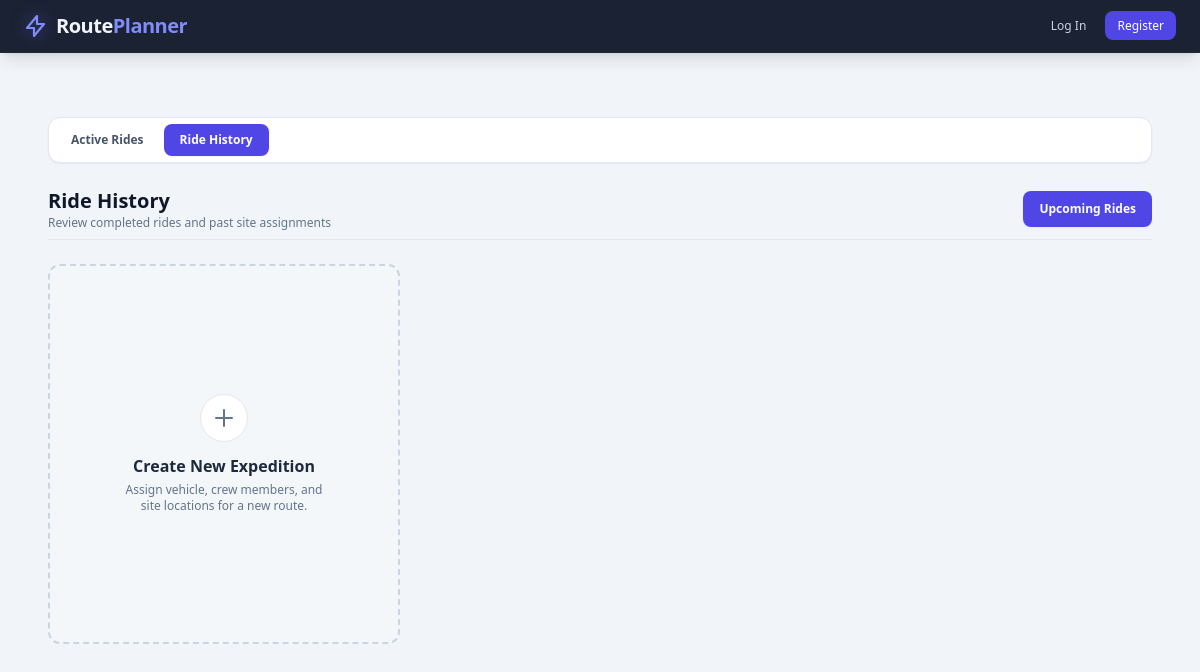
Page /trips/?view=history on the earlier database version.
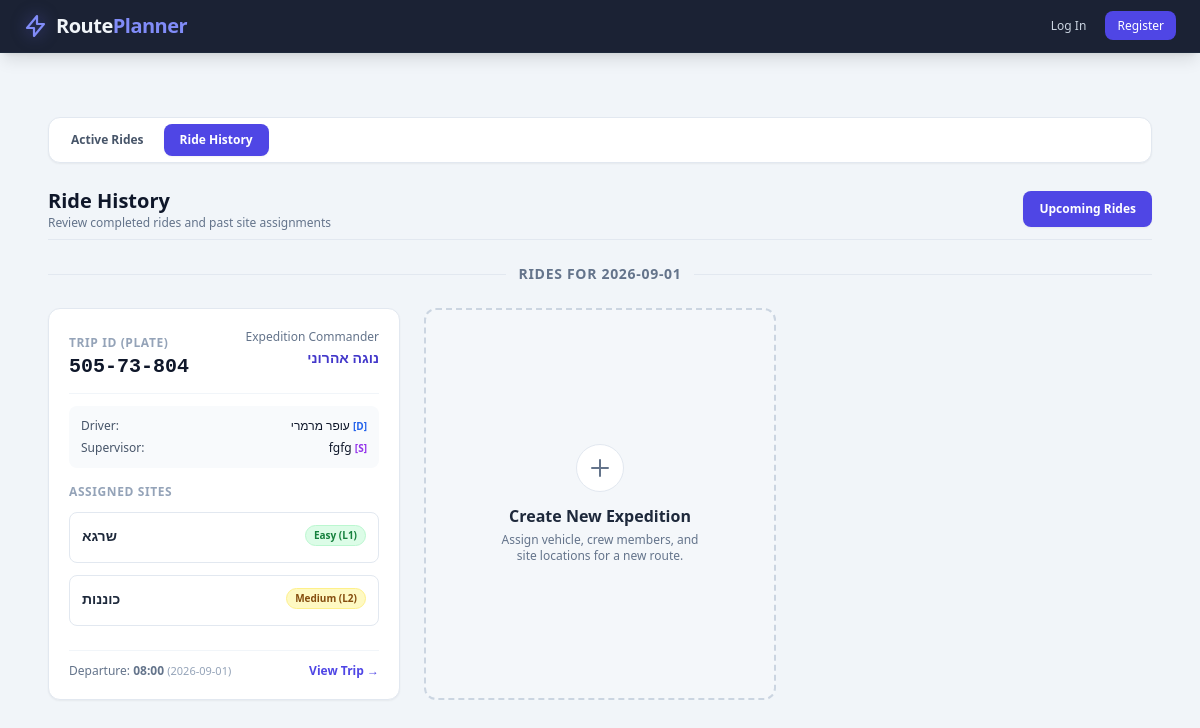
Same page on the later database version.
### app/models.py (models this page shows, shortened)
class Trip(db.Model):
    __tablename__ = 'trips'
    is_draft = db.Column(db.Boolean, default=False, nullable=False)
    user_id = db.Column(db.String(50), db.ForeignKey('users.id'), nullable=False)
    id = db.Column(db.Integer, primary_key=True, autoincrement=True)
    car_license_plate = db.Column(db.String(20), db.ForeignKey('cars.license_plate'), nullable=False)
    commander = db.Column(db.String(100), nullable=False)
    driver = db.Column(db.String(100), nullable=False)
    supervisor = db.Column(db.String(100), nullable=False)
    passengers = db.Column(db.Text, nullable=True)
    departure_date = db.Column(db.Date, nullable=False, default=date.today)
    departure_time = db.Column(db.String(10), nullable=False)
    est_duration = db.Column(db.Float, nullable=True)
    notes = db.Column(db.Text, nullable=True)
    created_at = db.Column(db.DateTime, default=datetime.utcnow, nullable=False)
    car = db.relationship('Car', backref=db.backref('trips', lazy=True))
    assigned_sites = db.relationship('TripSite', backref='trip', cascade="all, delete-orphan")

class TripSite(db.Model):
    __tablename__ = 'trip_sites'
    id = db.Column(db.Integer, primary_key=True, autoincrement=True)
    trip_id = db.Column(db.Integer, db.ForeignKey('trips.id'), nullable=False)
    site_name = db.Column(db.String(150), nullable=False)
    difficulty = db.Column(db.String(50), nullable=True)
    work_description = db.Column(db.Text, nullable=True)

### app/routes/trips.py (the view, shortened to what this page needs)
@trips_bp.route('/', methods=['GET'])
def list_trips():
    selected_view = request.args.get('view', 'all')
    if selected_view == 'history':
        rides = Trip.query.filter(
            Trip.is_draft == False,
            Trip.departure_date < date.today()
        ).order_by(Trip.departure_date.desc(), Trip.departure_time.desc()).all()
    elif selected_view == 'mine' and current_user.is_authenticated:
        rides = Trip.query.filter(
            Trip.user_id == current_user.id
        ).order_by(Trip.departure_date.asc(), Trip.departure_time.asc()).all()
    return render_template('trips.html', rides=rides, selected_view=selected_view)

### app/templates/trips.HTML (shortened to what this page needs)
{% extends 'base.html' %}
{% block content %}
<div id="expedition-app" class="max-w-7xl mx-auto p-4 sm:p-6">
    <div id="page-list" class="space-y-6">
          <nav class="flex items-center gap-1 overflow-x-auto bg-white dark:bg-slate-800 p-1.5 rounded-xl border border-slate-200 dark:border-slate-700 shadow-sm" aria-label="Trip views">
                <a href="{{ url_for('trips.list_trips', view='all') }}"
                    class="px-4 py-2 rounded-lg text-xs font-semibold whitespace-nowrap transition {% if selected_view == 'all' %}bg-indigo-600 text-white shadow-sm{% else %}text-slate-600 dark:text-slate-300 hover:bg-slate-100 dark:hover:bg-slate-700{% endif %}"
                    data-en="Active Rides" data-he="נסיעות פעילות">Active Rides</a>
                <a href="{{ url_for('trips.list_trips', view='history') }}"
                    class="px-4 py-2 rounded-lg text-xs font-semibold whitespace-nowrap transition {% if selected_view == 'history' %}bg-indigo-600 text-white shadow-sm{% else %}text-slate-600 dark:text-slate-300 hover:bg-slate-100 dark:hover:bg-slate-700{% endif %}"
                    data-en="Ride History" data-he="היסטוריית נסיעות">Ride History</a>
          </nav>
        <div class="flex justify-between items-center pb-2 border-b border-slate-200 dark:border-slate-700">
            <div>
            {% if selected_view == 'history' %}
            <h2 class="text-xl font-bold text-slate-900 dark:text-slate-100" data-en="Ride History" data-he="היסטוריית נסיעות">Ride History</h2>
            <p class="text-xs text-slate-500 dark:text-slate-400" data-en="Review completed rides and past site assignments" data-he="צפייה בנסיעות שהסתיימו ובמשימות עבר">Review completed rides and past site assignments</p>
            {% elif selected_view == 'mine' %}
            <h2 class="text-xl font-bold text-slate-900 dark:text-slate-100" data-en="My Rides" data-he="הנסיעות שלי">My Rides</h2>
            <p class="text-xs text-slate-500 dark:text-slate-400" data-en="Manage rides created by you" data-he="ניהול נסיעות שיצרת">Manage rides created by you</p>
            {% endif %}
            </div>
            {% if selected_view == 'history' %}
            <a href="{{ url_for('trips.list_trips', view='all') }}" class="inline-flex items-center gap-2 bg-indigo-600 hover:bg-indigo-700 active:bg-indigo-800 text-white text-xs font-semibold px-4 py-2.5 rounded-lg shadow-sm transition cursor-pointer">
                <span data-en="Upcoming Rides" data-he="נסיעות קרובות">Upcoming Rides</span>
            </a>
            {% endif %}
        </div>
        <div class="grid grid-cols-1 md:grid-cols-2 lg:grid-cols-3 gap-6">
            {% set date_state = namespace(value='__unset__') %}
           {% for ride in rides %}
{% set ride_date = ride.departure_date|string if ride.departure_date else 'no-date' %}
{% if ride_date != date_state.value %}
            <div class="col-span-full flex items-center gap-3 pt-2 first:pt-0">
                <div class="h-px flex-1 bg-slate-200 dark:bg-slate-700"></div>
                <h3 class="text-sm font-bold uppercase tracking-wider text-slate-500 dark:text-slate-400 whitespace-nowrap">
                    {% if ride.departure_date %}
                    <span data-en="Rides for {{ ride.departure_date }}" data-he="נסיעות בתאריך {{ ride.departure_date }}">Rides for {{ ride.departure_date }}</span>
                    {% else %}
                    <span data-en="Date not set" data-he="תאריך לא הוגדר">Date not set</span>
                    {% endif %}
                </h3>
                <div class="h-px flex-1 bg-slate-200 dark:bg-slate-700"></div>
            </div>
{% set date_state.value = ride_date %}
{% endif %}
<div class="bg-white dark:bg-slate-800 rounded-xl shadow-sm border border-slate-200 dark:border-slate-700 p-5 hover:shadow-md transition flex flex-col justify-between">
    <div>
        <div class="flex justify-between items-start mb-3 pb-3 border-b border-slate-100 dark:border-slate-700">
            <div>
                <span class="text-xs font-semibold uppercase tracking-wider text-slate-400" data-en="Trip ID (Plate)" data-he="זיהוי נסיעה">Trip ID (Plate)</span>
                <h3 class="font-bold text-xl text-slate-900 dark:text-slate-100 font-mono">{{ ride.car_license_plate }}</h3>
            </div>
            <div class="text-right">
                <span class="text-xs text-slate-500 dark:text-slate-400 block" data-en="Expedition Commander" data-he="מפקד משלח">Expedition Commander</span>
                <span class="font-semibold text-sm text-indigo-700 dark:text-indigo-300">{{ ride.commander or 'N/A' }}</span>
            </div>
        </div>
        <div class="space-y-1.5 text-xs text-slate-600 dark:text-slate-300 mb-4 bg-slate-50 dark:bg-slate-900/60 p-3 rounded-lg">
            <div class="flex items-center justify-between">
                <span data-en="Driver:" data-he="נהג:">Driver:</span>
                <span class="font-medium text-slate-900 dark:text-slate-100">{{ ride.driver or 'N/A' }} <span class="text-[10px] text-blue-600 dark:text-blue-400 font-bold">[D]</span></span>
            </div>
            <div class="flex items-center justify-between">
                <span data-en="Supervisor:" data-he="מפקד משימה:">Supervisor:</span>
                <span class="font-medium text-slate-900 dark:text-slate-100">{{ ride.supervisor or 'N/A' }} <span class="text-[10px] text-purple-600 dark:text-purple-400 font-bold">[S]</span></span>
            </div>
        </div>
<div class="space-y-3 mb-4">
    <p class="text-xs font-bold text-slate-400 dark:text-slate-500 uppercase tracking-wider" data-en="Assigned Sites" data-he="אתרים מתוכננים">Assigned Sites</p>
    {% if ride.assigned_sites %}
        {% for site in ride.assigned_sites %}
        {% set level = site.difficulty | lower if site.difficulty else '' %}
        {% if 'l4' in level or 'hard' in level %}
            {% set badge_cls = 'bg-orange-100 text-orange-800 border-orange-200' %}
        {% elif 'l3' in level or 'high' in level %}
            {% set badge_cls = 'bg-amber-100 text-amber-800 border-amber-200' %}
        {% elif 'l2' in level or 'medium' in level %}
            {% set badge_cls = 'bg-yellow-100 text-yellow-800 border-yellow-200' %}
        {% elif 'l1' in level or 'easy' in level %}
            {% set badge_cls = 'bg-green-100 text-green-700 border-green-200' %}
        {% else %}
            {% set badge_cls = 'bg-slate-100 text-slate-700 border-slate-200' %}
        {% endif %}
        <div class="border border-slate-200 dark:border-slate-700 rounded-lg p-3 bg-white dark:bg-slate-900/50">
            <div class="flex justify-between items-center mb-1">
                <h4 class="font-bold text-sm text-slate-800 dark:text-slate-100">{{ site.site_name }}</h4>
                <span class="{{ badge_cls }} border text-[10px] px-2 py-0.5 rounded-full font-semibold">
                    {{ site.difficulty or 'Standard' }}
                </span>
            </div>
        </div>
        {% endfor %}
    {% else %}
        <p class="text-xs text-slate-400 dark:text-slate-500 italic" data-en="No specific sites assigned." data-he="לא הוגדרו אתרים ספציפיים.">No specific sites assigned.</p>
    {% endif %}
</div>
    </div>
    <div class="border-t border-slate-100 dark:border-slate-700 pt-3 flex justify-between items-center text-xs mt-2">
        <div class="text-slate-500 dark:text-slate-400">
            <span data-en="Departure: " data-he="יציאה: ">Departure: </span><strong>{{ ride.departure_time or 'N/A' }}</strong>
            {% if ride.departure_date %}
                <span class="text-[11px] text-slate-400 dark:text-slate-500">({{ ride.departure_date }})</span>
            {% endif %}
        </div>
        <a href="{{ url_for('trips.view_trip', trip_id=ride.id) }}" class="text-indigo-600 dark:text-indigo-400 hover:text-indigo-800 dark:hover:text-indigo-300 font-semibold" data-en="View Trip &rarr;" data-he="הצג נסיעה &rarr;">View Trip &rarr;</a>
    </div>
</div>
{% endfor %}
            <a href="{{ url_for('trips.new_ride') }}" class="group border-2 border-dashed border-slate-300 dark:border-slate-600 hover:border-indigo-500 bg-slate-50/50 dark:bg-slate-800/40 hover:bg-indigo-50/30 dark:hover:bg-indigo-950/30 rounded-xl p-8 transition-all flex flex-col items-center justify-center min-h-[380px] text-center focus:outline-none focus:ring-2 focus:ring-indigo-500 cursor-pointer">
                <div class="w-12 h-12 rounded-full bg-white dark:bg-slate-800 shadow-xs border border-slate-200 dark:border-slate-700 group-hover:border-indigo-300 group-hover:bg-indigo-600 flex items-center justify-center transition-all mb-3">
                    <svg class="w-6 h-6 text-slate-500 dark:text-slate-400 group-hover:text-white transition-colors" fill="none" stroke="currentColor" viewBox="0 0 24 24" xmlns="http://www.w3.org/2000/svg">
                        <path stroke-linecap="round" stroke-linejoin="round" stroke-width="2" d="M12 4v16m8-8H4"></path>
                    </svg>
                </div>
                <h3 class="font-bold text-slate-800 dark:text-slate-100 group-hover:text-indigo-600 dark:group-hover:text-indigo-400 transition-colors text-base" data-en="Create New Expedition" data-he="צור נסיעה חדשה">
                    Create New Expedition
                </h3>
                <p class="text-xs text-slate-500 dark:text-slate-400 max-w-[200px] mt-1" data-en="Assign vehicle, crew members, and site locations for a new route." data-he="שבץ רכב, אנשי צוות ואתרים מתוכננים לנסיעה חדשה.">
                    Assign vehicle, crew members, and site locations for a new route.
                </p>
            </a>
        </div>
    </div>
</div>
{% endblock %}

Differences in the rows shown:
added Trip: departure_date "2026-09-01", car_license_plate "505-73-804", commander "נוגה אהרוני", driver "עופר מרמרי", supervisor "fgfg", departure_time "08:00"
added TripSite: site_name "שרגא", difficulty "Easy (L1)"
added TripSite: site_name "כוננות", difficulty "Medium (L2)"
